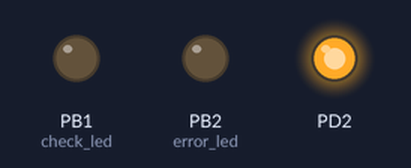
Simulated run of this program. Board: ATmega8, built with avr-gcc and emulated at 16 MHz. Parts: output pins drawn as LEDs (lit = HIGH).

Above: at 0.3 s.
At 2.4 s:
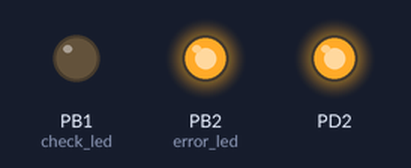
Timing chart, 0 to 4.8 s (numbered marks = the images above):
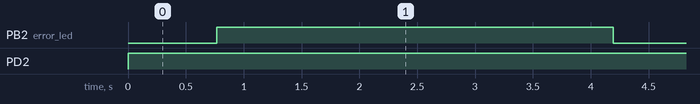

Measured:
- by itself, PB2 (error_led): alternates HIGH for 3.4 s and LOW for 0.77 s
- by itself, PD2: LOW → HIGH at 0.00 s

The program:

main.c
```c
/*Swapneel Naphade
Dynamometer*/
//FCPU= 16Mhz
//The timer counts for each rotation are sent via uasrt
//Programme gives error message when rotation is less than 60rpm

#include<avr/io.h>
#include<util/delay.h>
#include<avr/interrupt.h>
#include<stdlib.h>
#include<mylib/USART.h>

#define check_led PINB1
#define error_led PINB2

//void uart_send(void);
void timer1_init(void);

volatile int rot_time=0;


int main(void)
{
	DDRD = 1<<PD2;		// Set PD2 as input (Using for interupt INT0) connected to a hall effect sensor
	PORTD = 1<<PD2;
	DDRB = (1<<check_led)|(1<<error_led);//setting up indicating leds
	USART_INIT(9600,0,8,EVEN);
	//enable interupts
	sei();
	GICR |= 1<<INT0;//Enable interrupt 0
	MCUCR |= 1<<ISC01;//falling edge sensing
	timer1_init();

	while(1)
	{
		if(TCNT1>12000)
			PORTB |= (1<<error_led);
		else PORTB &= ~(1<<error_led);
		PORTB &= ~(1<<check_led);
	}
	return 0;

}

void timer1_init(void)
{
    // set up timer with 1024 prescaling
    TCCR1B |= (1 << CS12)|(1 << CS10);
    // initialize counter
    TCNT1 = 0;
}

//interrupt code for sensing falling edge
ISR(INT0_vect)
{
	//int0
	if(TCNT1 < 12000 )
	{
		rot_time=TCNT1;
		TCNT1=0;
		USART_TRANSMIT_NUM(rot_time);
		PORTB &= ~(1<<error_led);
		PORTB |= 1<<check_led;
	}
	else
	{
		TCNT1=0;
		PORTB |= 1<<error_led;
	}
}

/*
void uart_send(void)
{
	PORTB |= (1<<check_led);
	USART_TRANSMIT_NUM(uart_buffer[0]);
	char num_buffer[6]={"00000"};
	itoa(uart_buffer[0],num_buffer,10);
	 for(int j=0;num_buffer[j]!='\0';)
		USART_TRANSMIT(num_buffer[j++]);


	for(int j=0;uart_buffer[j]!='\0';j++)
		uart_buffer[j]=uart_buffer[j+1];
	i--;
}
*/
```

USART.h
```c
//USART functions by Swapneel Naphade
//On 8/5/2015
#ifndef USART
#define USART

#include<avr/io.h>
#include<stdlib.h>

#define F_CPU 16000000// Clock Speed
#define EVEN 0
#define ODD 1

void USART_INIT(unsigned int, int, int, int);
void USART_TRANSMIT( unsigned char );
unsigned char USART_RECIEVE( void );
void USART_TRANSMIT_NUM( int );

void USART_INIT(unsigned int baud, int AsyncDoubleSpeed,int DataSize,int Parity)
{
	uint16_t ubrr=F_CPU/baud/16-1;
	//Put the upper part of the baud number here (bits 8 to 11)
	UBRRH = (unsigned char) (ubrr >> 8);
	//UBBRH0 = (unsigned char) (ubrr >> 8);

	//Put the remaining part of the baud number here
	UBRRL = (unsigned char) ubrr;
	//UBBRL0 = (unsigned char) ubrr;

	if(AsyncDoubleSpeed == 1)UCSRA = (1 << U2X); //setting the U2X bit to 1 for double speed asynchronous

	//Enable the receiver and transmitter
	UCSRB = (1 << RXEN) | (1 << TXEN);
	//UCSRB0 = (1 << RXEN0) | (1 << TXEN0);

	//Set data bit length
	switch(DataSize)
	{
		case 6:UCSRC |= (1 << UCSZ0); //6-bit data length
				//UCSRC0 |= (1 << UCSZ00);
	           break;

		case 7:UCSRC |= (2 << UCSZ0); //7-bit data length
				//UCSRC0 |= (2 << UCSZ00);
				break;

		case 8:UCSRC |= (3 << UCSZ0); //8-bit data length
				//UCSRC0 |= (3 << UCSZ00);
				break;

		case 9:UCSRC |= (7 << UCSZ0); //9-bit data length
				//UCSRC0 |= (7 << UCSZ00);
				break;
		default:break;
	}
	//Set 2 stop bits
	UCSRC = (1<<URSEL)|(1<<USBS);
	//UCSRC0 = (1<<URSEL0)|(1<<USBS0);
	switch(Parity)
	{
		case EVEN:UCSRC |= (1 << UPM1); //Sets parity to EVEN
					//UCSRC0 |= (1 << UPM01);
					break;
		case ODD:UCSRC |= (3 << UPM0); //Sets parity to ODD
					//UCSRC0 |= (3 << UPM00);
					break;
	}
}

void USART_TRANSMIT( unsigned char data )
{
/* Wait for empty transmit buffer */
while ( !( UCSRA & (1<<UDRE)) );
/* Put data into buffer, sends the data */
UDR = data;
}


unsigned char USART_RECIEVE( void )
{
/* Wait for data to be received */
while ( !(UCSRA & (1<<RXC)) );
/* Get and return received data from buffer */
return UDR;
}

void USART_TRANSMIT_NUM(int data)
{
	char num_str[9];
	itoa(data,num_str,10);
	for(int i=0; num_str[i]!='\0';)
		USART_TRANSMIT(num_str[i++]);

}

#endif
```
